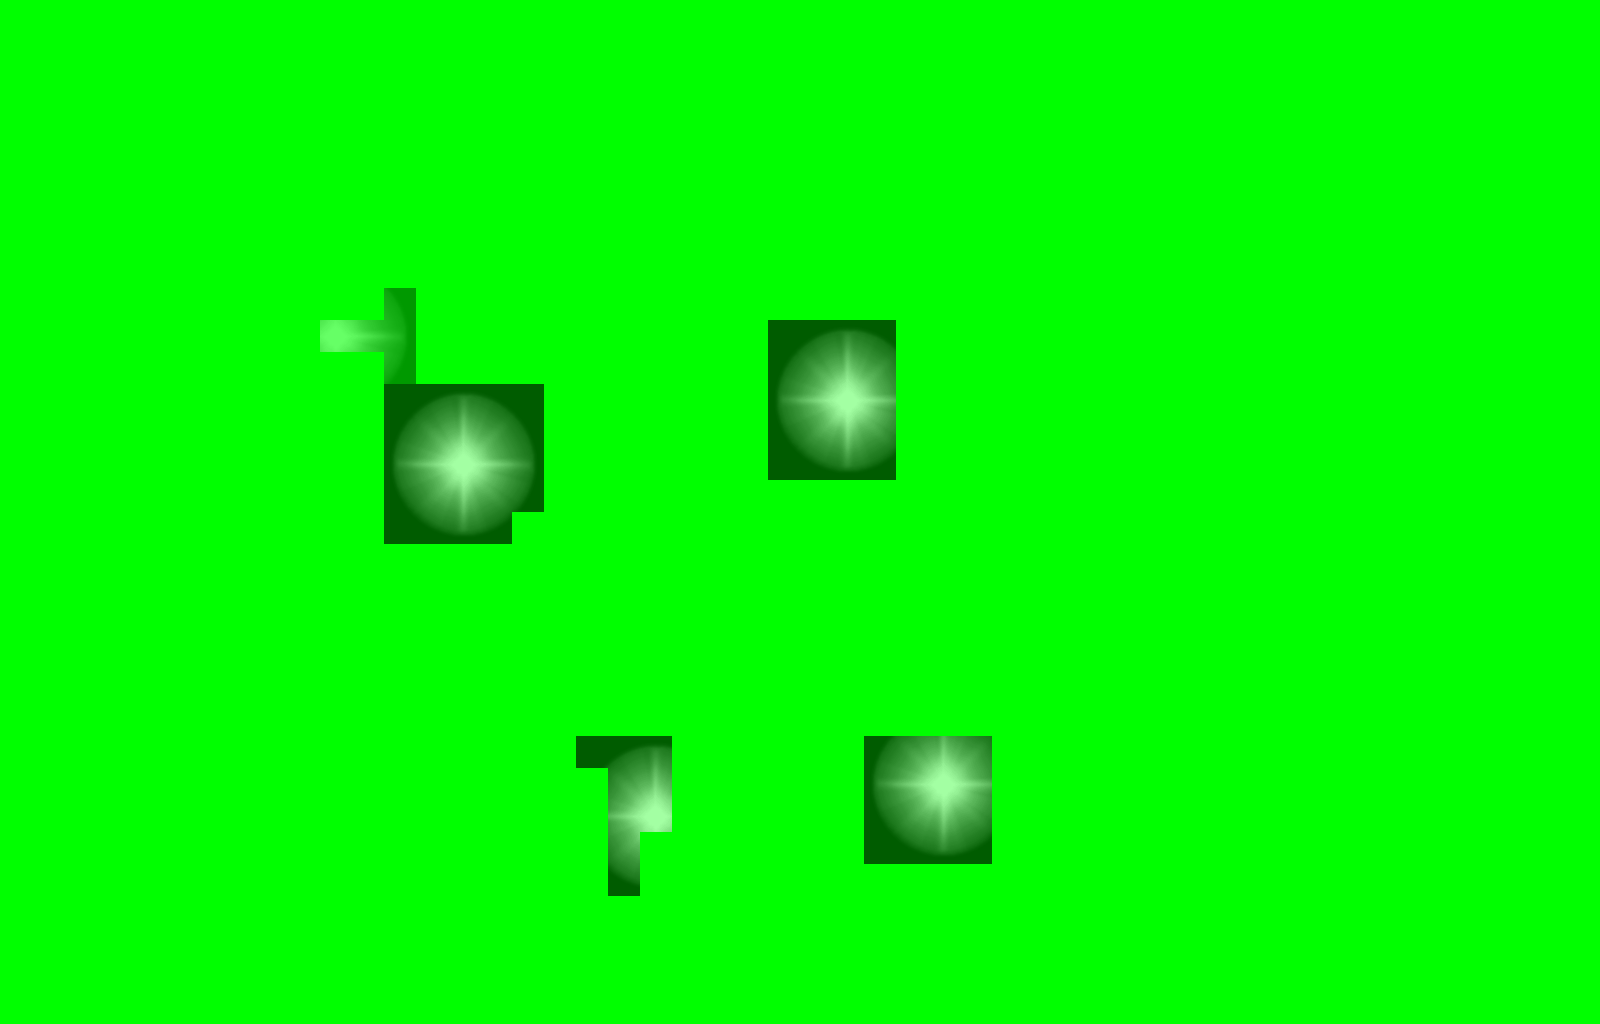

Below is a game level as drawn by its tile map, then a one-line description and the .tmx that defines it (tile-layer data replaced by summaries):
An orthogonal 50x32 tile map with 32x32 px tiles, 9 tile layers (0_floor, 1_terrain, 2_object, 3_roof, ...), 11 tilesets.

<map version="1.0" orientation="orthogonal" renderorder="right-down" width="50" height="32" tilewidth="32" tileheight="32" nextobjectid="1">
 <tileset firstgid="1" name="ground_2" tilewidth="32" tileheight="32" tilecount="4" columns="4">
  <image source="../../tileset/ground/ground_2.png" trans="ffffff" width="128" height="32" />
 </tileset>
 <tileset firstgid="5" name="barrel_tall" tilewidth="32" tileheight="32" tilecount="2" columns="1">
  <image source="../../tileset/item/pot/barrel_tall.png" trans="ff00ff" width="32" height="64" />
 </tileset>
 <tileset firstgid="7" name="dark_torch" tilewidth="32" tileheight="32" tilecount="8" columns="2">
  <image source="../../tileset/furniture/light/dark_torch.png" trans="ff00ff" width="64" height="128" />
 </tileset>
 <tileset firstgid="15" name="small_animal" tilewidth="32" tileheight="32" tilecount="5" columns="5">
  <image source="../../tileset/logic/creature/small_animal.png" width="160" height="32" />
 </tileset>
 <tileset firstgid="20" name="animal" tilewidth="32" tileheight="32" tilecount="30" columns="30">
  <image source="../../tileset/logic/creature/animal.png" width="960" height="32" />
 </tileset>
 <tileset firstgid="50" name="collision" tilewidth="32" tileheight="32" tilecount="1" columns="1">
  <image source="../../tileset/logic/collision.png" width="32" height="32" />
 </tileset>
 <tileset firstgid="51" name="protection" tilewidth="32" tileheight="32" tilecount="2" columns="2">
  <image source="../../tileset/logic/protection.png" width="64" height="32" />
 </tileset>
 <tileset firstgid="53" name="stairs" tilewidth="32" tileheight="32" tilecount="36" columns="6">
  <image source="../../tileset/pol/domki/schody/schody_drewniane.png" width="192" height="192" />
 </tileset>
 <tileset firstgid="89" name="int_plazy" tilewidth="32" tileheight="32" tilecount="27" columns="3">
  <image source="../../tileset/pol/waly/int_plazy.png" width="96" height="288" />
 </tileset>
 <tileset firstgid="116" name="deski_kaflee" tilewidth="32" tileheight="32" tilecount="16" columns="2">
  <image source="../../tileset/pol/domki/podloga/deski_kaflee.png" width="64" height="256" />
 </tileset>
 <tileset firstgid="132" name="latarnia_blask" tilewidth="32" tileheight="32" tilecount="25" columns="5">
  <image source="../../tileset/pol/oswietlenie/latarnia_blask.png" width="160" height="160" />
 </tileset>
 <layer name="0_floor" width="50" height="32">
  <data>[1600 cells, 1600 non-empty, 7 distinct tile ids]</data>
 </layer>
 <layer name="1_terrain" width="50" height="32">
  <data>[1600 cells, 128 non-empty, 12 distinct tile ids]</data>
 </layer>
 <layer name="2_object" width="50" height="32">
  <data>[1600 cells, 48 non-empty, 19 distinct tile ids]</data>
 </layer>
 <layer name="3_roof" width="50" height="32">
  <data>[1600 cells, 25 non-empty, 4 distinct tile ids]</data>
 </layer>
 <layer name="objects" width="50" height="32">
  <data>[1600 cells, 10 non-empty, 3 distinct tile ids]</data>
 </layer>
 <layer name="collision" width="50" height="32">
  <data>[1600 cells, 1419 non-empty, 1 distinct tile ids]</data>
 </layer>
 <layer name="protection" width="50" height="32">
  <data>[1600 cells, 1600 non-empty, 1 distinct tile ids]</data>
 </layer>
 <layer name="blend_ground" width="50" height="32" opacity="0.4">
  <data>[1600 cells, 74 non-empty, 24 distinct tile ids]</data>
 </layer>
 <layer name="blend_roof" width="50" height="32" opacity="0.4">
  <data>[1600 cells, 69 non-empty, 24 distinct tile ids]</data>
 </layer>
</map>
